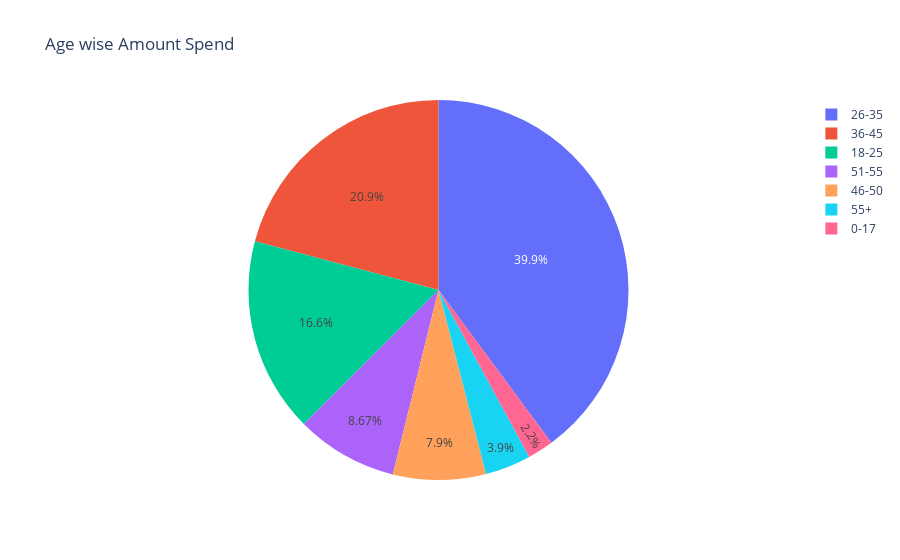

Notebook code cell kept with this figure:
### Code cell
px.pie(df1,values='Amount',names='Age Group',title='Age wise Amount Spend')

### Figure 1 — Plotly figure (JSON) as saved in the notebook; plotly's stock layout.template omitted (floating-point values rounded to 4 significant figures; data arrays with more than 128 entries replaced by an {"elided": "..."} marker saying what was removed)
{"data": [{"domain": {"x": [0, 1], "y": [0, 1]}, "hovertemplate": "Age Group=%{label}<br>Amount=%{value}<extra></extra>", "labels": {"elided": "1000 str values"}, "legendgroup": "", "name": "", "showlegend": true, "type": "pie", "values": {"elided": "1000 int values"}}], "layout": {"legend": {"tracegroupgap": 0}, "title": {"text": "Age wise Amount Spend"}}}
